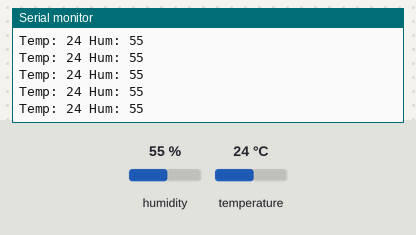
This sketch was run on a simulated Arduino Uno, built with avr-gcc and run on an emulated ATmega328P. Parts: the last lines printed to the serial monitor. The test bench sets the inputs (shaded band); at power-on: humidity 55 %, temperature 24 °C.

Above: at 2.8 s.
2.9 s: humidity set to 22 %
At 4.4 s:
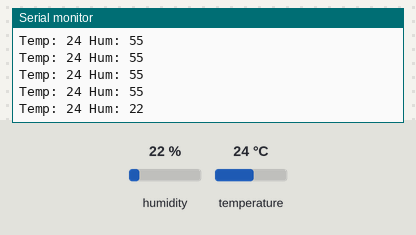
5.6 s: temperature set to 12 °C
At 5.6 s:
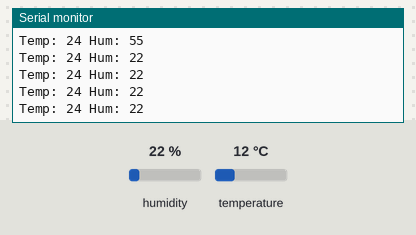
8.3 s: humidity set to 40 %
At 8.8 s:
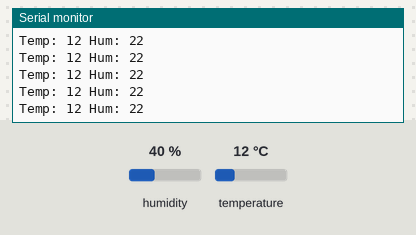
Timing chart, 0 to 11.3 s (numbered marks = the images above; inputs shaded):
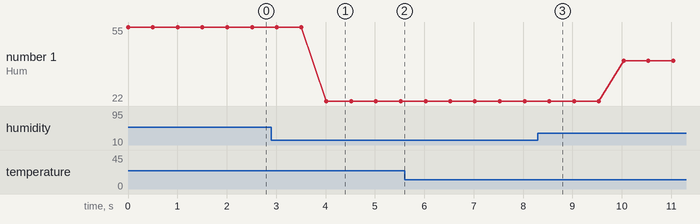

Measured:
- after the input at 2.9 s, the serial monitor: prints a new line after 1.1 s (image 1)
- plotted number 1: 55 → 22 after the input at 2.9 s, 22 → 40 after the input at 8.3 s

The sketch:

dht22_temperature_humidity.ino
```cpp
#include <DHT.h>    // install: "DHT sensor library by Adafruit"
#include <DHT_U.h> // install "Adafruit Unified Sensor by Adafruit"

int SENSOR = 2;     // digital 2 pin data.
// DHT22 is the one used here. Reads from -40 to 125 celsius error is -+0.5 degrees
// humidity 0% to 100% +-2.5% of error
//3 to 5.5 v
int TEMP;
int HUMIDIT;

DHT dht(SENSOR, DHT22);   // we create the object, we are monitoring a DHT22 (other option is DHT11)
void setup(){
  Serial.begin(9600);   // serial initialization
  dht.begin();      // sensor initialization
}

void loop(){
  TEMP = dht.readTemperature();  // get current temp
  HUMIDIT = dht.readHumidity();   // get current humidity
  Serial.print("Temp: ");  // writing
  Serial.print(TEMP);
  Serial.print(" Hum: ");
  Serial.println(HUMIDIT);
  delay(500);
}
```
